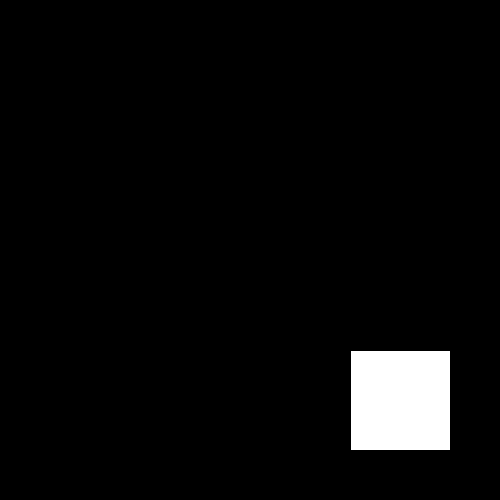
Frame 1 (no input)
Frame 60 (the mouse pressed at the canvas centre just before this capture): identical to frame 1, image omitted
Frame 120 (the mouse held since frame 60 and released just before this capture): identical to frame 1, image omitted

The Processing sketch that drew this single still picture (run headless with seeded random() and noise(); from frame 60 on, the mouse is pressed at the canvas centre):

// Processing sketch: class_stuff_2_oct_3
// ── class_stuff_2_oct_3.pde
void setup(){
  size(500, 500);
 rectMode(CENTER);
}


void draw(){
  background(0);
  
  println(hour(), minute(), second());
  
//  pushMatrix();
//  translate(width/2, height/2);
// rotate(radians(45));
//rect(0, 0, 100, 100);
//popMatrix();

rect(400, 400, 100, 100);
}
